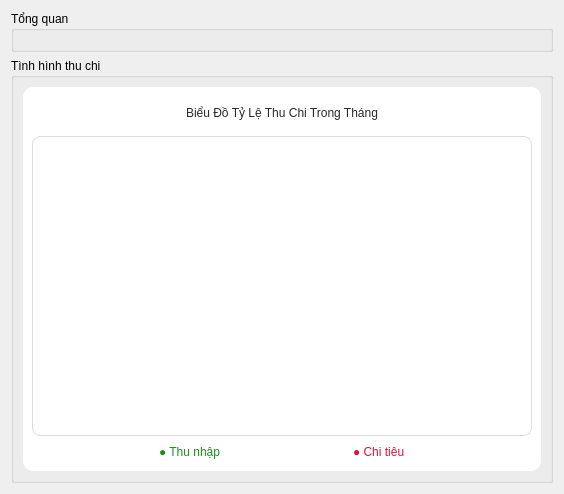
    <widget class="QWidget" name="Dashboard_3">
     <layout class="QVBoxLayout" name="verticalLayout_8">
      <item>
       <widget class="QGroupBox" name="groupBox_6">
        <property name="maximumSize">
         <size>
          <width>16777215</width>
          <height>200</height>
         </size>
        </property>
        <property name="styleSheet">
         <string notr="true">QGroupBox {

	font: 900 14pt &quot;Segoe UI&quot;;
}</string>
        </property>
        <property name="title">
         <string>Tổng quan</string>
        </property>
        <layout class="QGridLayout" name="gridLayout_7">
         <item row="0" column="0">
          <layout class="QHBoxLayout" name="horizontalLayout_6">
           <item>
            <widget class="QFrame" name="frame_2">
             <property name="styleSheet">
              <string notr="true">background-color: rgb(255, 255, 255);</string>
             </property>
             <property name="frameShape">
              <enum>QFrame::Shape::StyledPanel</enum>
             </property>
             <property name="frameShadow">
              <enum>QFrame::Shadow::Raised</enum>
             </property>
             <widget class="QLabel" name="label_134">
              <property name="geometry">
               <rect>
                <x>10</x>
                <y>10</y>
                <width>151</width>
                <height>26</height>
               </rect>
              </property>
              <property name="styleSheet">
               <string notr="true">background-color: none;</string>
              </property>
              <property name="text">
               <string>&lt;html&gt;&lt;head/&gt;&lt;body&gt;&lt;p&gt;&lt;span style=&quot; font-size:14pt; font-weight:700;&quot;&gt;Tổng số dư&lt;/span&gt;&lt;/p&gt;&lt;/body&gt;&lt;/html&gt;</string>
              </property>
             </widget>
             <widget class="QLabel" name="label_135">
              <property name="geometry">
               <rect>
                <x>20</x>
                <y>70</y>
                <width>211</width>
                <height>31</height>
               </rect>
              </property>
              <property name="styleSheet">
               <string notr="true">background-color: rgb(255, 255, 255);</string>
              </property>
              <property name="text">
               <string>&lt;html&gt;&lt;head/&gt;&lt;body&gt;&lt;p&gt;&lt;span style=&quot; font-size:18pt; font-weight:700;&quot;&gt;225.000.000 VNĐ&lt;/span&gt;&lt;/p&gt;&lt;/body&gt;&lt;/html&gt;</string>
              </property>
             </widget>
            </widget>
           </item>
           <item>
            <widget class="QFrame" name="frame_5">
             <property name="styleSheet">
              <string notr="true">background-color: rgb(255, 255, 255);</string>
             </property>
             <property name="frameShape">
              <enum>QFrame::Shape::StyledPanel</enum>
             </property>
             <property name="frameShadow">
              <enum>QFrame::Shadow::Raised</enum>
             </property>
             <widget class="QLabel" name="label_136">
              <property name="geometry">
               <rect>
                <x>20</x>
                <y>10</y>
                <width>181</width>
                <height>26</height>
               </rect>
              </property>
              <property name="styleSheet">
               <string notr="true">background-color: none;</string>
              </property>
              <property name="text">
               <string>&lt;html&gt;&lt;head/&gt;&lt;body&gt;&lt;p&gt;&lt;span style=&quot; font-size:14pt; font-weight:700;&quot;&gt;Chi tiêu tháng này&lt;/span&gt;&lt;/p&gt;&lt;/body&gt;&lt;/html&gt;</string>
              </property>
             </widget>
             <widget class="QLabel" name="label_137">
              <property name="geometry">
               <rect>
                <x>20</x>
                <y>70</y>
                <width>211</width>
                <height>31</height>
               </rect>
              </property>
              <property name="styleSheet">
               <string notr="true">background-color: rgb(255, 255, 255);</string>
              </property>
              <property name="text">
               <string>&lt;html&gt;&lt;head/&gt;&lt;body&gt;&lt;p&gt;&lt;span style=&quot; font-size:18pt; font-weight:700; color:#af1d00;&quot;&gt;225.000.000 VNĐ&lt;/span&gt;&lt;/p&gt;&lt;/body&gt;&lt;/html&gt;</string>
              </property>
             </widget>
            </widget>
           </item>
           <item>
            <widget class="QFrame" name="frame_6">
             <property name="styleSheet">
              <string notr="true">background-color: rgb(255, 255, 255);</string>
             </property>
             <property name="frameShape">
              <enum>QFrame::Shape::StyledPanel</enum>
             </property>
             <property name="frameShadow">
              <enum>QFrame::Shadow::Raised</enum>
             </property>
             <widget class="QLabel" name="label_138">
              <property name="geometry">
               <rect>
                <x>30</x>
                <y>10</y>
                <width>191</width>
                <height>26</height>
               </rect>
              </property>
              <property name="styleSheet">
               <string notr="true">background-color: none;</string>
              </property>
              <property name="text">
               <string>&lt;html&gt;&lt;head/&gt;&lt;body&gt;&lt;p&gt;&lt;span style=&quot; font-size:14pt; font-weight:700;&quot;&gt;Thu nhập tháng này&lt;/span&gt;&lt;/p&gt;&lt;/body&gt;&lt;/html&gt;</string>
              </property>
             </widget>
             <widget class="QLabel" name="label_139">
              <property name="geometry">
               <rect>
                <x>10</x>
                <y>70</y>
                <width>211</width>
                <height>31</height>
               </rect>
              </property>
              <property name="styleSheet">
               <string notr="true">background-color: rgb(255, 255, 255);</string>
              </property>
              <property name="text">
               <string>&lt;html&gt;&lt;head/&gt;&lt;body&gt;&lt;p&gt;&lt;span style=&quot; font-size:18pt; font-weight:700; color:#26af08;&quot;&gt;225.000.000 VNĐ&lt;/span&gt;&lt;/p&gt;&lt;/body&gt;&lt;/html&gt;</string>
              </property>
             </widget>
            </widget>
           </item>
          </layout>
         </item>
        </layout>
       </widget>
      </item>
      <item>
       <widget class="QGroupBox" name="groupBox_5">
        <property name="styleSheet">
         <string notr="true">font: 900 12pt &quot;Segoe UI&quot;;</string>
        </property>
        <property name="title">
         <string>Tình hình thu chi</string>
        </property>
        <layout class="QGridLayout" name="gridLayout_8">
         <item row="0" column="0">
          <layout class="QVBoxLayout" name="verticalLayout_12">
           <item>
            <layout class="QHBoxLayout" name="horizontalLayout_7">
             <item>
              <widget class="QFrame" name="RecentTransaction">
               <property name="styleSheet">
                <string notr="true">background-color: rgb(255, 255, 255);
border-radius: 10px;</string>
               </property>
               <property name="frameShape">
                <enum>QFrame::Shape::StyledPanel</enum>
               </property>
               <property name="frameShadow">
                <enum>QFrame::Shadow::Raised</enum>
               </property>
               <layout class="QVBoxLayout" name="chartLayout">
                <item>
                 <widget class="QLabel" name="chartTitle">
                  <property name="styleSheet">
                   <string notr="true">font: 700 16pt &quot;Segoe UI&quot;;
color: rgb(41, 41, 41);
padding: 10px;
background-color: transparent;</string>
                  </property>
                  <property name="text">
                   <string>Biểu Đồ Tỷ Lệ Thu Chi Trong Tháng</string>
                  </property>
                  <property name="alignment">
                   <set>Qt::AlignmentFlag::AlignCenter</set>
                  </property>
                 </widget>
                </item>
                <item>
                 <widget class="QWidget" name="chartWidget" native="true">
                  <property name="minimumSize">
                   <size>
                    <width>500</width>
                    <height>300</height>
                   </size>
                  </property>
                  <property name="styleSheet">
                   <string notr="true">background-color: rgb(255, 255, 255);
border: 1px solid rgb(220, 220, 220);
border-radius: 8px;</string>
                  </property>
                 </widget>
                </item>
                <item>
                 <layout class="QHBoxLayout" name="legendLayout">
                  <item>
                   <spacer name="legendSpacer1">
                    <property name="orientation">
                     <enum>Qt::Orientation::Horizontal</enum>
                    </property>
                    <property name="sizeHint" stdset="0">
                     <size>
                      <width>40</width>
                      <height>20</height>
                     </size>
                    </property>
                   </spacer>
                  </item>
                  <item>
                   <widget class="QLabel" name="incomeLabel">
                    <property name="styleSheet">
                     <string notr="true">color: rgb(34, 139, 34);
font: 600 12pt &quot;Segoe UI&quot;;</string>
                    </property>
                    <property name="text">
                     <string>● Thu nhập</string>
                    </property>
                   </widget>
                  </item>
                  <item>
                   <spacer name="legendSpacer2">
                    <property name="orientation">
                     <enum>Qt::Orientation::Horizontal</enum>
                    </property>
                    <property name="sizeHint" stdset="0">
                     <size>
                      <width>20</width>
                      <height>20</height>
                     </size>
                    </property>
                   </spacer>
                  </item>
                  <item>
                   <widget class="QLabel" name="expenseLabel">
                    <property name="styleSheet">
                     <string notr="true">color: rgb(220, 20, 60);
font: 600 12pt &quot;Segoe UI&quot;;</string>
                    </property>
                    <property name="text">
                     <string>● Chi tiêu</string>
                    </property>
                   </widget>
                  </item>
                  <item>
                   <spacer name="legendSpacer3">
                    <property name="orientation">
                     <enum>Qt::Orientation::Horizontal</enum>
                    </property>
                    <property name="sizeHint" stdset="0">
                     <size>
                      <width>40</width>
                      <height>20</height>
                     </size>
                    </property>
                   </spacer>
                  </item>
                 </layout>
                </item>
               </layout>
              </widget>
             </item>
            </layout>
           </item>
          </layout>
         </item>
        </layout>
       </widget>
      </item>
     </layout>
    </widget>
